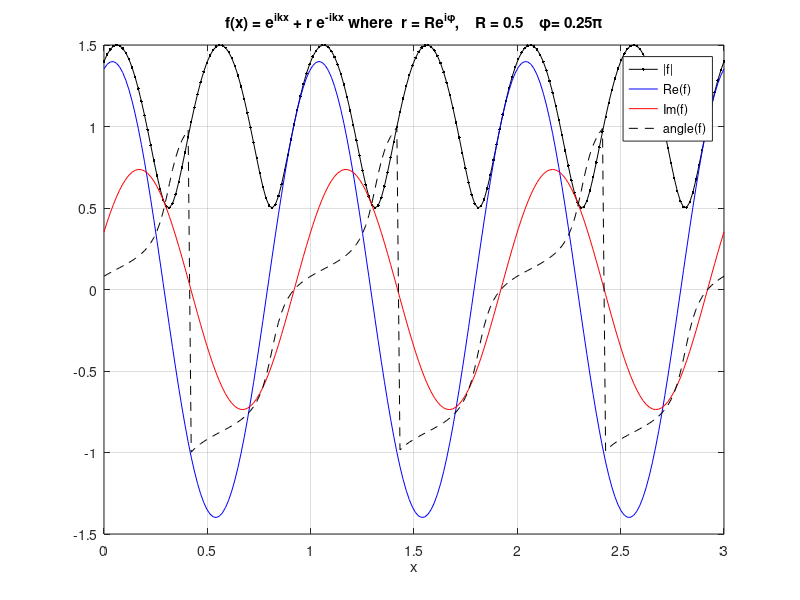

Here is the MATLAB script that generated this plot:
% complexReflection.m
%   Illustrate the use of complex number and functions
%       plot f(x) = exp(ikx) + r exp(-ikx)
%       where r = R exp(i phi) is the complex reflection 
%       coefficient.
%
%          Author: Mojolagbe Jamiu


%% set parameters
lambda = 1;
xmin = 0;
xmax = 3 * lambda;
k = 2 * pi / lambda;
Nx = 200;

% complex reflection coefficient
R = 0.5;
phi = pi/4;
r = R * exp(1i*phi);


%% tabulate function 
x = linspace(xmin, xmax, Nx);
f = exp(1i*k*x) + r*exp(-1i*k*x);


%% plot function
plot(x, abs(f), 'k.-', ...
    x, real(f), 'b', ....
    x, imag(f), 'r', ...
    x, angle(f)/pi, 'k--')
legend('|f|', 'Re(f)', 'Im(f)', 'angle(f)');
grid on 
xlabel('x')
title(['f(x) = e^{ikx} + r e^{-ikx} where ',....
    ' r = Re^{i\phi},    R = ', num2str(R),...
    '    \phi= ', num2str(phi/pi), '\pi']);